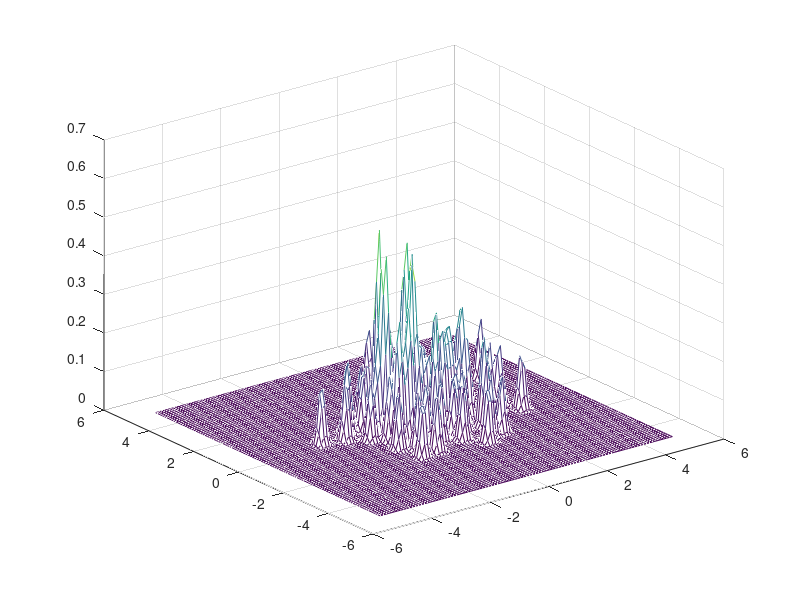

Recreate this plot in MATLAB.
load data1_1

h=0.1; 
N=size(X1,1);

[x, y] = meshgrid([-5:0.1:5], [-5:0.1:5]);

for i=1:size(x, 1)
  for j=1:size(x,2)
    txy=[x(i,j), y(i,j)];
    
    for n=1:N
      ksum(n)=(exp((-(X1(n,:)-txy)* (X1(n,:)-txy)')/(2*h^2)))/(2*pi);
    end
    k(i,j)=sum(ksum);
  end
end

pxyg = k/(h^2*N);
figure(4); 
mesh(x,y,pxyg); 
hold on;
      